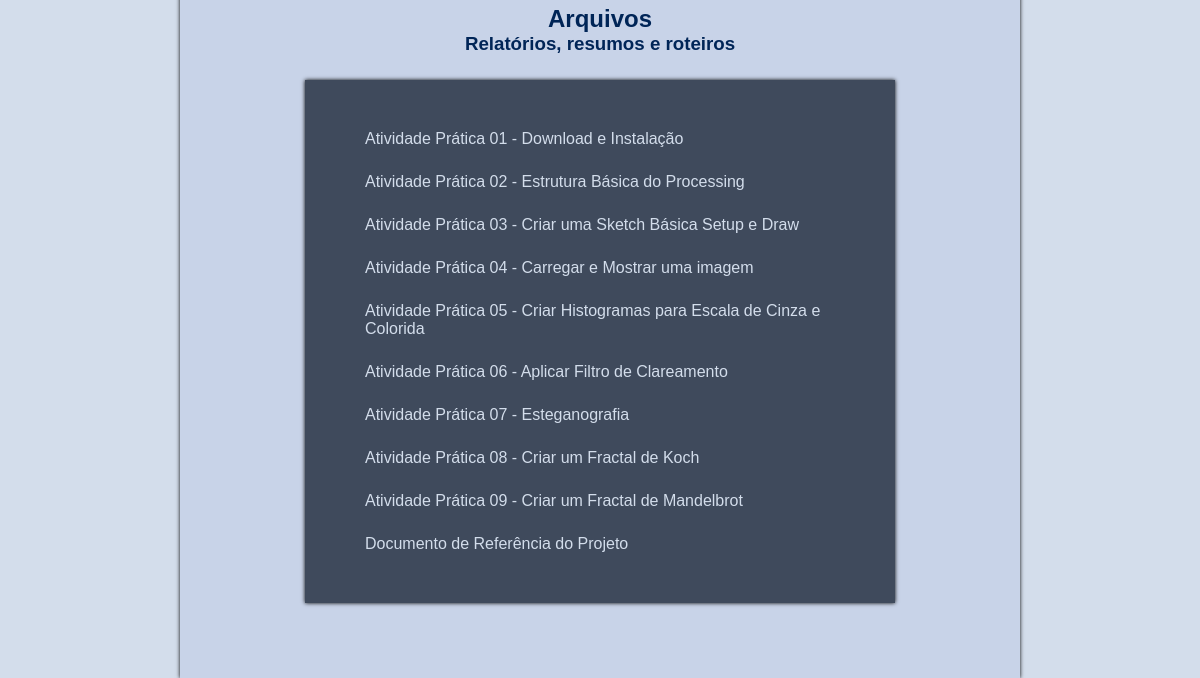
/projeto/1 (lower part), run on an earlier commit of the app's database.
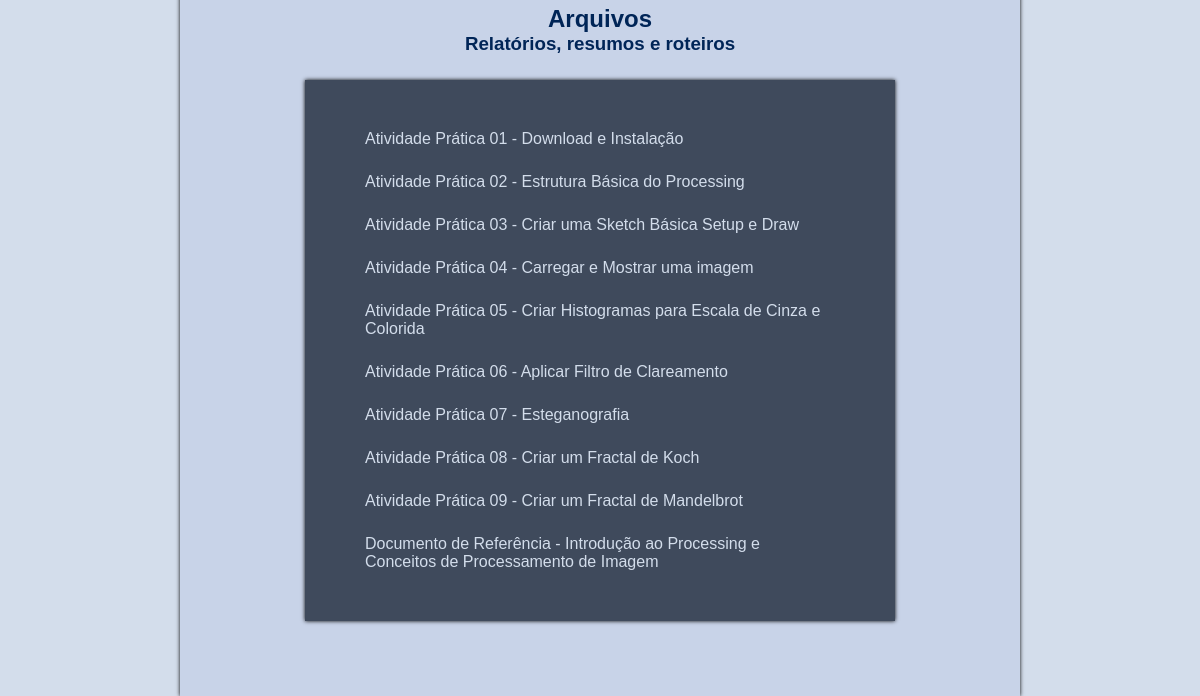
And on a later commit of the database.
### core/models.py (models this page shows, shortened)
class Arquivo(models.Model):
    titulo = models.CharField('Título do arquivo', max_length=200)
    link = models.CharField('Link do arquivo', max_length=200)
    fk_tipo_arquivo = models.ForeignKey(
        'core.TipoArquivo', on_delete=models.CASCADE)
    fk_projeto = models.ForeignKey('core.Projeto', on_delete=models.CASCADE, null=True, blank=True)
    fk_minicurso = models.ForeignKey('core.Minicurso', on_delete=models.CASCADE, null=True, blank=True)
    class Meta:
        verbose_name = 'Arquivo'
        verbose_name_plural = 'Arquivos'

### core/views.py (the view)
# urls.py: path('projeto/<int:pk>', ProjetoView.as_view(), name='projeto'),
class ProjetoView(TemplateView):
    template_name = 'projeto.html'
    def get_context_data(self, **kwargs):
        project_id = self.kwargs.get('pk')
        context = super(ProjetoView, self).get_context_data(**kwargs)
        context['projeto'] = Projeto.objects.get(id=project_id)
        context['participacoes'] = Participacao.objects.filter(fk_projeto=project_id)
        context['videos'] = Video.objects.filter(fk_projeto=project_id)
        context['arquivos'] = Arquivo.objects.filter(fk_projeto=project_id)
        return context

### core/templates/projeto.html (shortened to what this page needs)
{% load static %}
<!DOCTYPE html>
<html lang="pt-br">
    <head>
        <link href="{% static 'css/styles.css' %}" rel="stylesheet" />
        <link href="{% static 'css/projeto.css' %}" rel="stylesheet" />
    </head>
    <body>
        <div class="content-box">
            <div class="content-text" id="projetos-body">
                <div id="videos-files-section">
                    <h2>Arquivos</h2>
                    <h3>Relatórios, resumos e roteiros</h3>
                    <div class="videos-files-wrapper" id="files-wrapper">
                        <ul>
                            {% for arquivo in arquivos %}
                            <a href="{{ arquivo.link }}" target="_blank">
                                <li>{{ arquivo.titulo }}</li>
                            </a>
                            {% endfor %}
                        </ul>
                    </div>
                </div>
            </div>
        </div>
    </body>
</html>

What changed in the data, as far as the page shows it:
changed Arquivo: titulo "Documento de Referência do Projeto" → "Documento de Referência - Introdução ao Processing e Conceitos de Processamento de Imagem"
